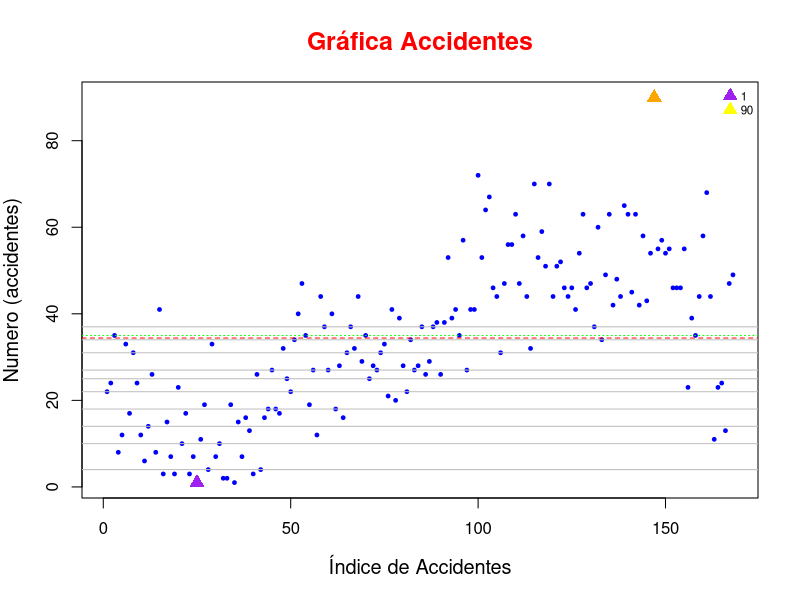
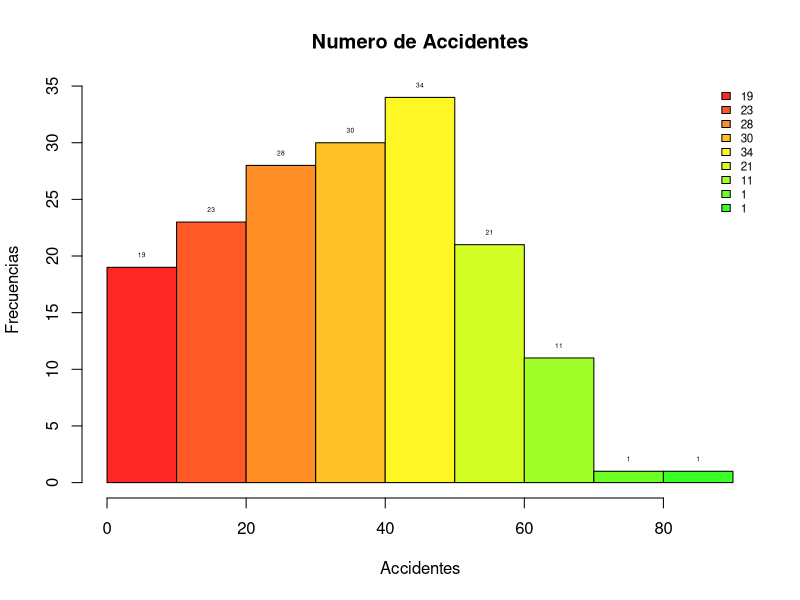
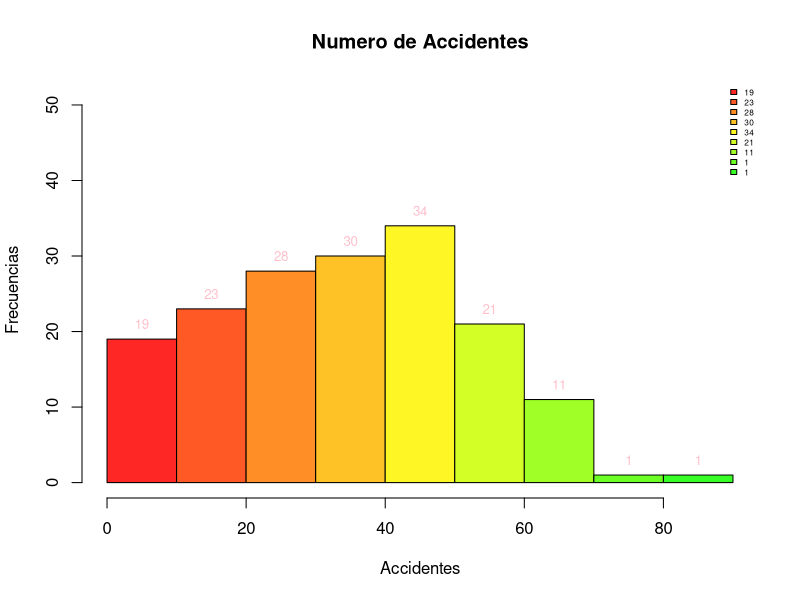
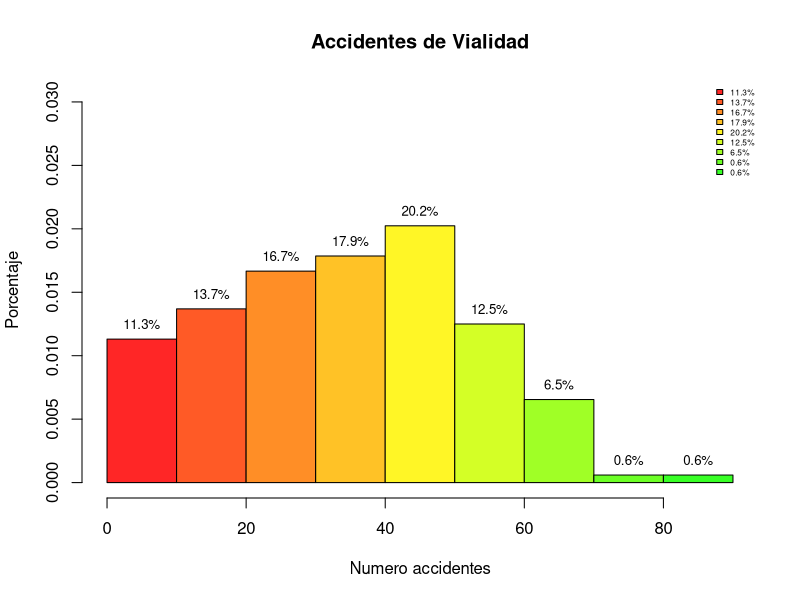
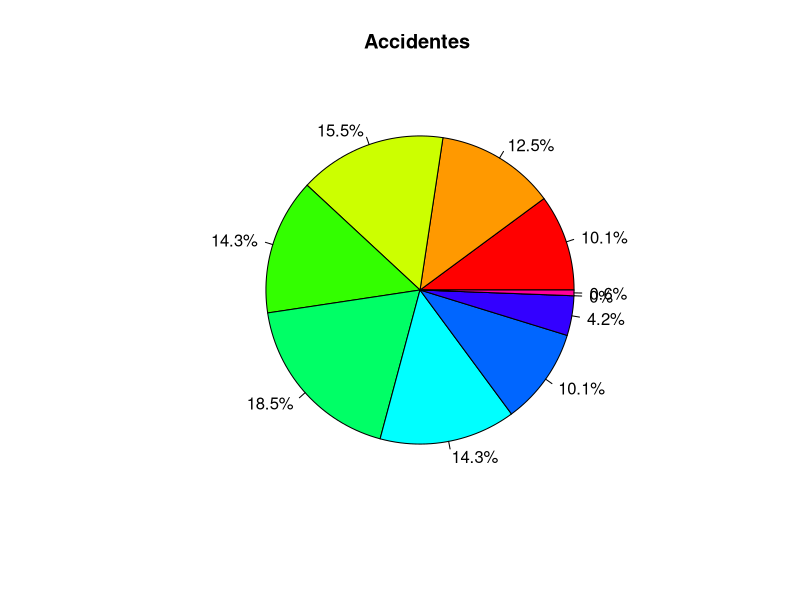
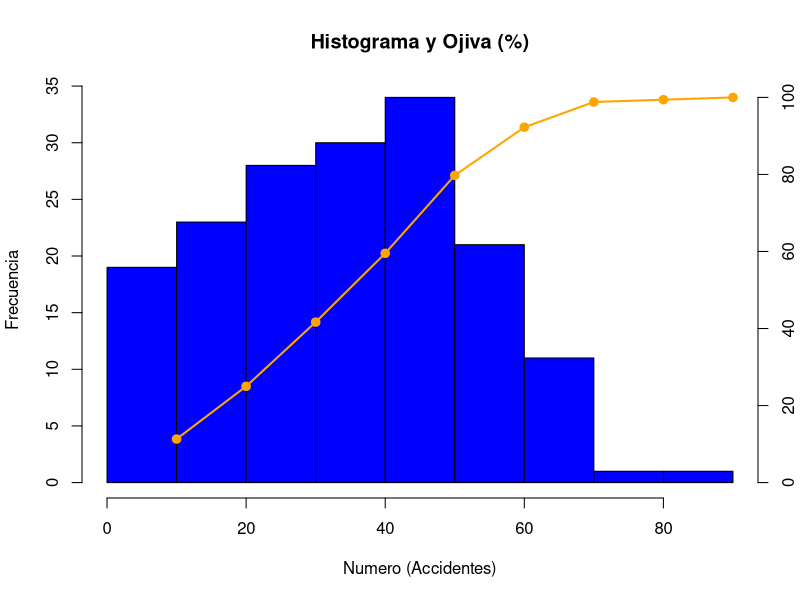

The R script that drew these images, in order:
## ---- chunk 1
Accidentes_vialidad <- c( 22, 24, 35, 8, 12, 33, 17, 31, 24, 12, 6, 14, 26, 8, 41,
          3, 15, 7, 3, 23, 10, 17, 3, 7, 1, 11, 19, 4, 33, 7, 10, 2, 2, 19, 1, 15, 7, 16, 13, 3, 26,
          4, 16, 18, 27, 18, 17, 32, 25, 22, 34, 40, 47, 35, 19, 27, 12, 44, 37, 27, 40, 18, 28,
          16, 31, 37, 32, 44, 29, 35, 25, 28, 27, 31, 33, 21, 41, 20, 39, 28, 22, 34, 27, 28, 37,
          26, 29, 37, 38, 26, 38, 53, 39, 41, 35, 57, 27, 41, 41, 72, 53, 64, 67, 46, 44, 31, 47,
          56, 56, 63, 47, 58, 44, 32, 70, 53, 59, 51, 70, 44, 51, 52, 46, 44, 46, 41, 54, 63, 46,
          47, 37, 60, 34, 49, 63, 42, 48, 44, 65, 63, 45, 63, 42, 58, 43, 54, 90, 55, 57, 54, 55,
          46, 46, 46, 55, 23, 39, 35, 44, 58, 68, 44, 11, 23, 24, 13, 47, 49.)
## ---- chunk 2
summary(Accidentes_vialidad)
## ---- chunk 3
accidentes_ord <- sort(Accidentes_vialidad); (accidentes_ord)
cte <- 9
## ---- chunk 4
indices <- 1:10; (indices)
t <- cte*indices; (t)
## ---- chunk 5
mis_deciles <- accidentes_ord[t]; (mis_deciles)
cuantiles <- quantile(Accidentes_vialidad); (cuantiles)
Q1 <- cuantiles[2]; (Q1)
Q2 <- cuantiles[3]; (Q2)
Q3 <- cuantiles[4]; (Q3)
## ---- chunk 6
x_media <- mean(Accidentes_vialidad);(x_media)
mi_min <- min(Accidentes_vialidad); (mi_min)
mi_max <- max(Accidentes_vialidad); (mi_max)
varianza <- var(Accidentes_vialidad); (varianza) 
DesvEst <- sd(Accidentes_vialidad); (DesvEst)
## ---- chunk 7
plot(
  Accidentes_vialidad,
  main = "Gráfica Accidentes",
  xlab = "Índice de Accidentes",
  ylab = "Numero (accidentes)",
  col = "blue",       
  pch = 19,           
  cex = 0.5,          
  cex.main = 1.5,     
  cex.lab = 1.2,      
  col.main = "red")
legend(
  "topright",                 
  legend = c(mi_min,mi_max),    
  pch = 17,
  col=c("purple","yellow"),
  pt.cex = 1.5,                
  cex = 0.7,
  bty = "n"                    
)
abline(h = x_media, col = "red", lwd = 1, lty = 2)     
abline(h = Q2, col = "green", lwd = 1, lty = 3) 
abline(h = mis_deciles, col = "gray", lty = 1.5)
points(which.min(Accidentes_vialidad), min(Accidentes_vialidad), col = "purple", pch = 17, cex = 1.5)
points(which.max(Accidentes_vialidad), max(Accidentes_vialidad), col = "orange", pch = 17, cex = 1.5)
## ---- chunk 8
nbreaks=10;
miscolores <- rainbow(25,0.85);
h <- hist(Accidentes_vialidad, breaks = nbreaks, col= miscolores, 
          main = 'Numero de Accidentes',
          xlab="Accidentes",
          ylab="Frecuencias")
text(h$mids, h$counts, labels = h$counts, pos = 3, cex = 0.4, 
     col = "black")
nl <- length(h$counts); 
legend(
  "topright",                  # ubicación
  legend = h$counts,    # etiquetas
  fill = miscolores,
  col = miscolores,    # colores (uno por cada símbolo)
  pt.cex = 1.5,                # tamaño de los símbolos
  cex = 0.7,
  bty = "n"                    # sin borde en la caja
)
## ---- chunk 9
nbreaks=10;
h2 <- hist(Accidentes_vialidad, breaks = nbreaks, col= miscolores, 
           main = 'Numero de Accidentes',
           xlab="Accidentes",
           ylab="Frecuencias",
           ylim=c(0,max(h$counts)*1.5))
text(h$mids, h$counts, labels = h$counts, pos = 3, cex = 0.8, 
     col = "pink")
nl <- length(h$counts); 
legend(
  "topright",                
  legend = h$counts,    
  fill = miscolores,
  col = miscolores,    
  pt.cex = 1.5,               
  cex = 0.5,
  bty = "n"                    
)
## ---- chunk 10
h3 <- hist(Accidentes_vialidad, 
           breaks = nbreaks, 
           col= miscolores, 
           main = 'Accidentes de Vialidad',
           xlab="Numero accidentes",
           ylab="Porcentaje",
           ylim=c(0,max(h$density)*1.5),
           probability=TRUE)
porcentajes <- h3$counts/sum(h3$counts)*100

text(h3$mids, 
     h3$density, 
     labels = paste0(round(porcentajes,1),"%"),
     pos = 3, 
     cex = 0.8, 
     col = "black")

nl <- length(h3$counts); (nl)
legend(
  "topright",                
  legend = paste0(round(porcentajes,1),"%"),
  fill = miscolores,
  cex = 0.5,
  bty = "n"                   
)
## ---- chunk 11
nbreaks <- 10
intervalos <- cut(Accidentes_vialidad, breaks = nbreaks); (intervalos)
tabla <- table(intervalos); (tabla)
porcentajes <- round(prop.table(tabla) * 100, 1); (porcentajes)
pie(tabla,
    main = "Accidentes ",
    col = rainbow(length(tabla)),
    labels = paste0(porcentajes, "%"))
## ---- chunk 12
##---- Grafica combinada ----
nbreaks <- 10
h <- hist(Accidentes_vialidad, breaks = nbreaks, plot = FALSE)
hist(Accidentes_vialidad,
     breaks = nbreaks,
     col = "blue",
     main = "Histograma y Ojiva (%)",
     xlab = "Numero (Accidentes)",
     ylab = "Frecuencia")
freq_acum_pct <- cumsum(h$counts) / sum(h$counts) * 100
x_vals <- h$breaks[-1]
par(new = TRUE)
plot(x_vals, freq_acum_pct,
     type = "o", pch = 19, lwd = 2, col = "orange",
     axes = FALSE, xlab = "", ylab = "",
     xlim = range(h$breaks), ylim = c(0, 100))
axis(4) 
